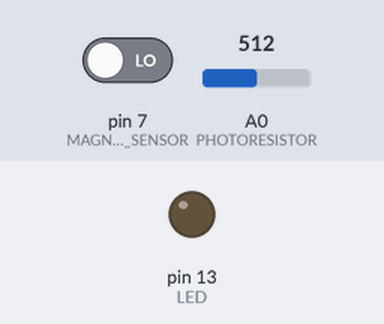
This sketch was run on a simulated Arduino Uno, built with avr-gcc and run on an emulated ATmega328P. Shown: output pins drawn as LEDs (lit = HIGH). Inputs (shaded band) come from the test bench; at power-on: pin 7 (MAGNETIC_SENSOR) LOW, A0 (PHOTORESISTOR) = 512.

Above: at 1.2 s.
1.3 s: pin 7 (MAGNETIC_SENSOR) driven HIGH
At 2.3 s:
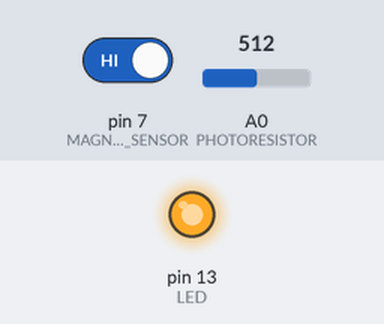
2.8 s: pin 7 (MAGNETIC_SENSOR) driven LOW
At 3.5 s:
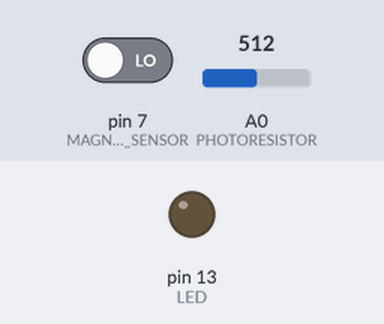
Timing chart, 0 to 5.8 s (numbered marks = the images above; inputs shaded):
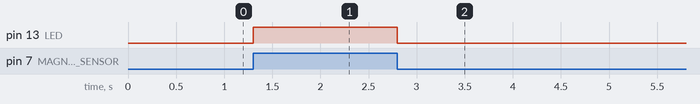

The sketch:

toilet-sensor.ino
```cpp
/**
 * @type {number}
 * @description The digital pin number where the positive pole of the led is connected.
 */
const int LED = 13;

/**
 * @type {number}
 * @description The analogic pin number where the sensor is connected.
 */
const int PHOTORESISTOR = 0;

/**
 * @type {number}
 * @description The digital pin number where the sensor is connected.
 */
const int MAGNETIC_SENSOR = 7;

void setup() {
  // Set led as output
  pinMode(LED, OUTPUT);
}

void loop() {
  // There is light in the room
  if (analogRead(PHOTORESISTOR) > 20
      // Door is closed
      && digitalRead(MAGNETIC_SENSOR) == HIGH) {
    // Turn on the led
    digitalWrite(LED, HIGH);
  }
  else {
    // Turn off the led
    digitalWrite(LED, LOW);
  }
}
```

Measured:
- after the input at 1.3 s, pin 13 (LED): LOW → HIGH at once
- after the input at 2.8 s, pin 13 (LED): HIGH → LOW at once
